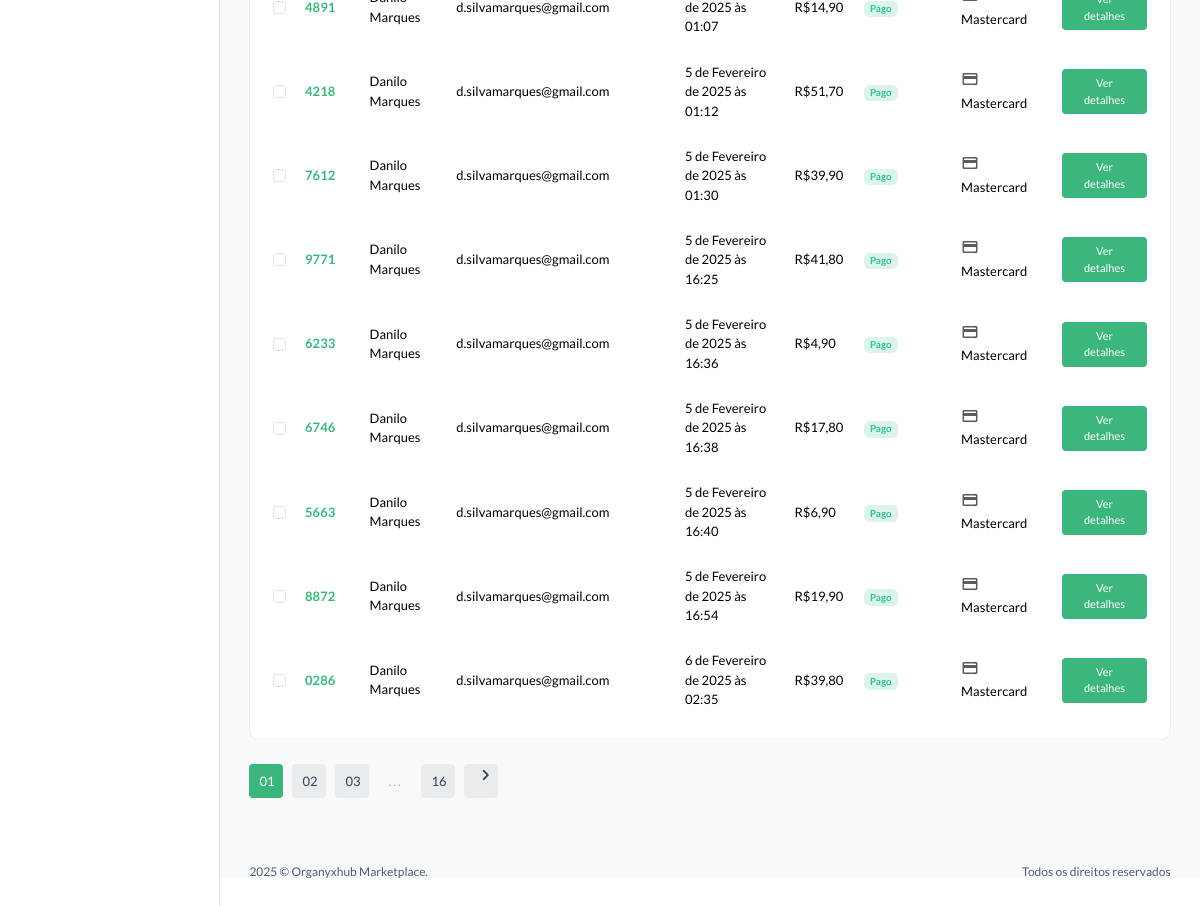
Page /useradmin/pedidos/ (lower part) on the earlier database version.
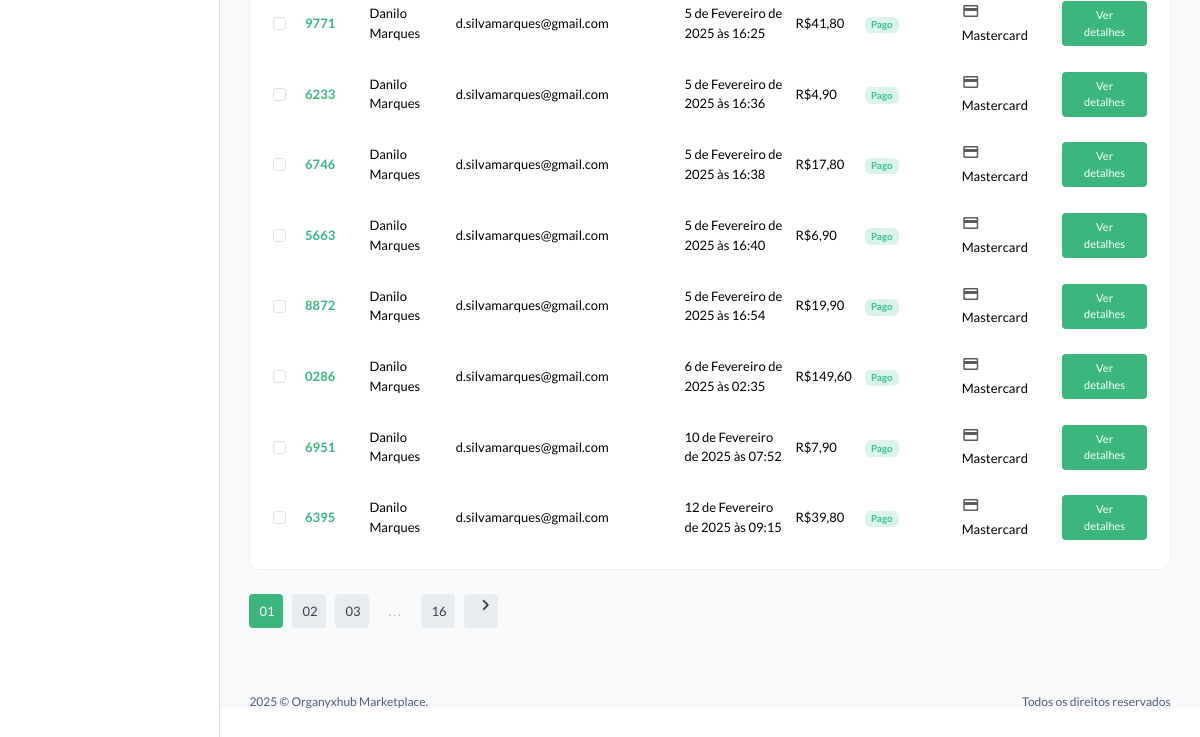
Same page on the later database version.
### core/models.py (models this page shows, shortened)
class PedidoCarrinho(models.Model):
    user = models.ForeignKey(User, on_delete=models.CASCADE) # Chave estrangeira para o modelo User, definindo o usuário que fez o pedido. Se o usuário for excluído, o pedido também será excluído.
    nome = models.CharField(max_length=200, null=True, blank=True) # Nome do cliente, permite valores nulos e em branco.
    email = models.EmailField(max_length=200, null=True, blank=True) # Email do cliente, permite valores nulos e em branco.
    endereco = models.CharField(max_length=200, null=True, blank=True)
    telefone = models.CharField(max_length=20, null=True, blank=True) # Número de telefone do cliente, permite valores nulos e em branco.
    cidade = models.CharField(max_length=200, null=True, blank=True) # Cidade do cliente, permite valores nulos e em branco.
    estado = models.CharField(max_length=200, null=True, blank=True) # Estado do cliente, permite valores nulos e em branco.
    cep = models.CharField(max_length=9, null=True, blank=True)
    status_pagamento = models.BooleanField(default=False) # Campo booleano indicando se o pagamento foi feito, padrão False.
    sku = ShortUUIDField(unique=False, length=4, max_length=10, prefix="SKU", alphabet="1234567890") # Campo ShortUUID para SKU, não único.
    orderid = ShortUUIDField(unique=False, length=4, max_length=10, alphabet="1234567890") # Campo ShortUUID para ID do pedido, não único.
    preco = models.DecimalField(max_digits=10, decimal_places=2, default=1.99) # Preço total do pedido, padrão 1.99.
    desconto = models.DecimalField(max_digits=10, decimal_places=2, default=0.00)  # Changed default to 0.00
    data_pedido = models.DateTimeField(auto_now_add=True) # Registra automaticamente a data e hora do pedido.
    status_produto = models.CharField(choices=STATUS_CHOICES, max_length=30, default="processing") # Status do pedido, as opções são definidas em STATUS_CHOICES.
    coupons = models.ManyToManyField('Coupon', blank=True, related_name="pedidos") # Relacionamento muitos-para-muitos com o modelo Coupon, permitindo múltiplos cupons por pedido.
    num_fatura = models.CharField(max_length=255, blank=True, null=True) # Número da fatura, permite valores nulos e em branco.
    payment_date = models.DateTimeField(null=True, blank=True) # Data e hora do pagamento, permite valores nulos e em branco.
    metodo_entrega = models.CharField(max_length=100, choices=[('delivery', 'Entrega'), ('pickup', 'Retirada')], default='delivery') # Método de entrega, as opções são 'delivery' ou 'pickup'.
    id_rastreamento = models.CharField(max_length=255, blank=True, null=True) # ID de rastreamento, permite valores nulos e em branco.
    impostos = models.DecimalField(max_digits=10, decimal_places=2, default=0.00) # Valor dos impostos, padrão 0.00.
    taxas = models.DecimalField(max_digits=10, decimal_places=2, default=0.00) # Valor das taxas, padrão 0.00.
    informacoes_adicionais = models.TextField(blank=True, null=True)  # New field for additional information
    class Meta:
        verbose_name_plural = "Pedidos"

### userauths/models.py (models this page shows)
class User(AbstractUser):
    email = models.EmailField(unique=True)
    username = models.CharField(max_length=100)
    bio = models.CharField(max_length=100)
    primeiro_nome = models.CharField(max_length=255, blank=True)
    ultimo_nome = models.CharField(max_length=255, blank=True)
    USERNAME_FIELD = "email"
    REQUIRED_FIELDS = ['username']
    def __str__(self):
        return self.username

### useradmin/views.py (the view)
# urls.py: path("pedidos/", views.orders, name="orders"),
def orders(request):
    orders = PedidoCarrinho.objects.all()
    context = {
        "orders": orders,
    }
    return render(request, "useradmin/orders.html", context)

### core/context_processor.py (called while the page is built)
def default(request):
    categorias = Categoria.objects.all()
    vendedores = Vendedor.objects.all()
    min_max_preco = Produto.objects.aggregate(Min("preco"), Max("preco"))
    if request.user.is_authenticated:
        try:
            wishlist = Wishlist.objects.filter(user=request.user)
        except Wishlist.DoesNotExist:
            wishlist = 0
    else:
        wishlist = 0
    context = {
        'min_max_preco': min_max_preco,
        'categorias': categorias,
        'vendedores': vendedores,
        'wishlist': wishlist,
    }
    if request.user.is_authenticated:
        try:
            endereco = Endereco.objects.filter(user=request.user.id).first()
            context['endereco'] = endereco
        except Endereco.DoesNotExist:
            context['endereco'] = None
    return context

### templates/useradmin/orders.html (shortened to what this page needs)
{% extends 'useradmin/base.html' %} {% load static %} {% block content %}
<section class="content-main">
    <div class="card mb-4">
        <div class="card-body">
            <div class="table-responsive">
                <table class="table align-middle table-nowrap mb-0">
                    <tbody>
                        {% for o in orders %}
                        <tr>
                            <td class="text-center">
                                <div class="form-check">
                                    <input
                                        class="form-check-input"
                                        type="checkbox"
                                        id="transactionCheck02"
                                    />
                                </div>
                            </td>
                            <td>
                                <a href="#" class="fw-bold"
                                    >{{ o.orderid.upper }}</a
                                >
                            </td>
                            <td>{{o.user}}</td>
                            <td>{{o.user.email}}</td>
                            <td>{{o.user.telefone}}</td>
                            <td>{{o.data_pedido}}</td>
                            <td>R${{o.preco}}</td>
                            <td>
                                {% if o.satus_pagamento == True %}
                                <span class="badge badge-pill badge-soft-danger"
                                    >Não Pago</span
                                >
                                {% else%}
                                <span
                                    class="badge badge-pill badge-soft-success"
                                    >Pago</span
                                >
                                {% endif%}
                            </td>
                            <td>
                                <i
                                    class="material-icons md-payment font-xxl text-muted mr-5"
                                ></i>
                                Mastercard
                            </td>
                            <td>
                                <a
                                    href="{% url 'useradmin:order-detail' o.orderid %}"
                                    class="btn btn-xs"
                                >
                                    Ver detalhes</a
                                >
                            </td>
                        </tr>
                        {% endfor %}
                    </tbody>
                </table>
            </div>
        </div>
    </div>
    <div class="pagination-area mt-15 mb-50">
        <nav aria-label="Page navigation example">
            <ul class="pagination justify-content-start">
                <li class="page-item active">
                    <a class="page-link" href="#">01</a>
                </li>
                <li class="page-item"><a class="page-link" href="#">02</a></li>
                <li class="page-item"><a class="page-link" href="#">03</a></li>
                <li class="page-item">
                    <a class="page-link dot" href="#">...</a>
                </li>
                <li class="page-item"><a class="page-link" href="#">16</a></li>
                <li class="page-item">
                    <a class="page-link" href="#"
                        ><i class="material-icons md-chevron_right"></i
                    ></a>
                </li>
            </ul>
        </nav>
    </div>
</section>
{% endblock content %}

Differences in the rows shown:
no longer on this page (row unchanged): PedidoCarrinho: orderid "4891", user.email "d.silvamarques@gmail.com", preco "14,90"
no longer on this page (row unchanged): PedidoCarrinho: orderid "4218", user "Danilo Marques", user.email "d.silvamarques@gmail.com", data_pedido "5 de Fevereiro de 2025 às 01:12", preco "51,70"
no longer on this page (row unchanged): PedidoCarrinho: orderid "7612", user "Danilo Marques", user.email "d.silvamarques@gmail.com", data_pedido "5 de Fevereiro de 2025 às 01:30", preco "39,90"
changed PedidoCarrinho "6 de Fevereiro de 2025 às 02:35": preco "39,80" → "149,60"
added PedidoCarrinho: orderid "6951", user "Danilo Marques", user.email "d.silvamarques@gmail.com", data_pedido "10 de Fevereiro de 2025 às 07:52", preco "7,90"
added PedidoCarrinho: orderid "6395", user "Danilo Marques", user.email "d.silvamarques@gmail.com", data_pedido "12 de Fevereiro de 2025 às 09:15", preco "39,80"
